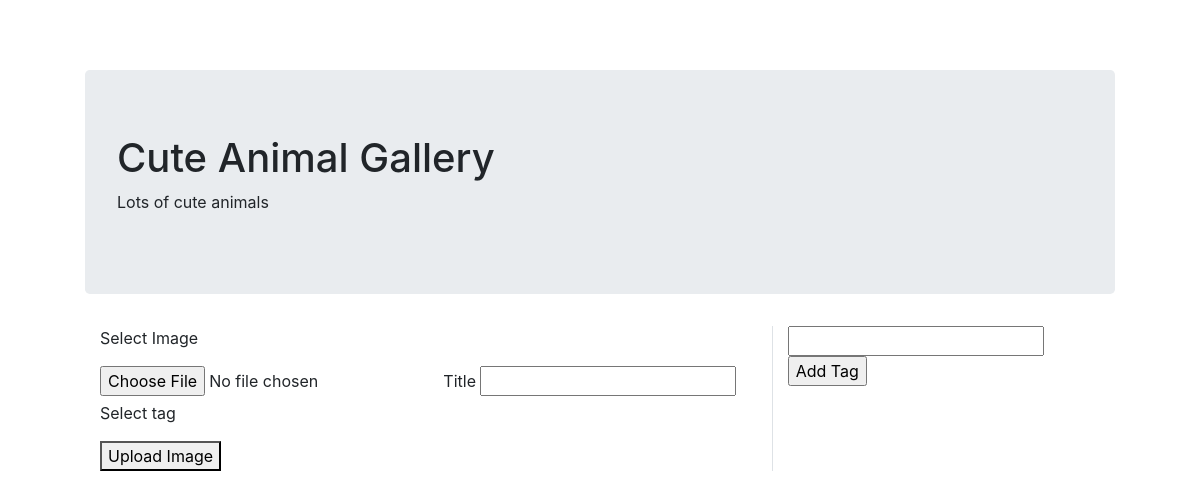
Before: / with the older database file.
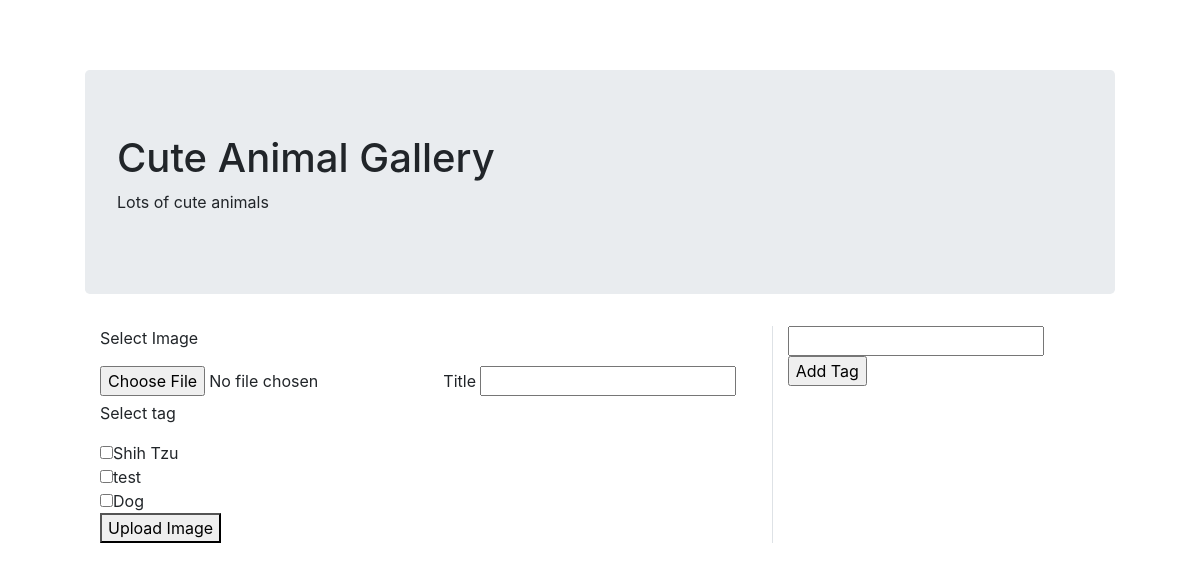
After: the same page with the newer database file.
### models.py (models this page shows, shortened)
class Tag(db.Model):
    __tablename__ = 'Tag'
    id = db.Column(db.Integer, primary_key=True)
    tag_name = db.Column(db.String(120), unique=True)

### gallery.py (the view)
@app.route('/')
def index():
    images = Image.query.all()
    tags = Tag.query.all()
    return render_template('index.html', images=images, tags=tags)

### templates/index.html (shortened to what this page needs)
{% extends 'base.html' %}
{% block content %}
<div class="container">
    <div class="container-fluid">
        <div class="row mt-3">
            <div class="col-8" >
                <form class="row" action="{{ url_for('upload_file')}}" method="POST" enctype="multipart/form-data">
                    <div class="col-12">
                       <p>Select Image</p>
                    </div>
                    <div class="col-6">
                        <input type="file" name="image">
                    </div>
                    <div class="col-6">
                        <label for="title">Title</label>
                        <input type="text" name="title">
                    </div>
                    <div class="col-12">
                        <p>Select tag</p>
                        {% for tag in tags %}
                            <input type="checkbox" name="tag" value="{{tag.tag_name}}">{{tag.tag_name}}
                            <br>
                        {% endfor %}
                    </div>
                    <div class="col-12">
                        <button type="submit">Upload Image</button>
                    </div>
                </form>
            </div>
            <div class="col-4 border-left border-left-info">
                <form action="{{ url_for('add_tag')}}", method="POST">
                    <input type="text" name="tag_name">
                    <input type="submit" name="add_tag" value="Add Tag">
                </form>
            </div>
        </div>
    </div>
</div>
{% endblock %}

### templates/base.html (shortened to what this page needs)
<!DOCTYPE html>
<html>
<head>
    <link rel="stylesheet" href="{{url_for('static', filename='css/bootstrap.min.css')}}">
    <link rel="stylesheet" type="text/css" media="screen" href="{{ url_for('static', filename='css/main.css')}}" />
</head>
<body>
    <div class="container">
    <div class="jumbotron">
        <h1>Cute Animal Gallery</h1>
        <p>Lots of cute animals</p>
    </div>
    </div>
    {% block content%}
    {% endblock%}
</body>
</html>

### static/css/main.css (style rules this page uses)
body { padding:70px; }

Changed rows visible on the page:
added Tag: tag_name "Shih Tzu"
added Tag: tag_name "test"
added Tag: tag_name "Dog"
